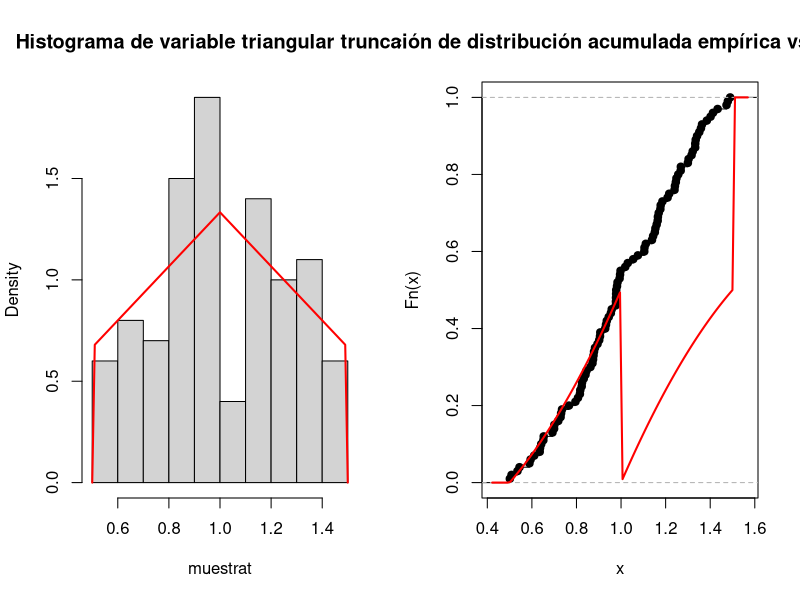

Here is the R script that generated this plot:
#FUNCION DE DENSIDAD DE LA TRIANGULAR DEL EJERCICIO 2.4
dtrianng = function(x) { 
    x *(0<x & x<=1) + (2-x) * (1<x & x<2)

}
p = 3/4

fdensidadt = function(x) { 
    4/3 * dtrianng(x) *(1/2<x & x<3/2)
}

Fdistribuciont = function(x) { 
    (2/3 * x^2-1/6) * (1/2<x & x<=1) + (-2/3 * x^2 + 8/3 * x - 2) * (1<x & x<3/2) + 1 * (x>=3/2)
}
# GENERO 100 VALORES DE UNA TRIANGULAR TRUNCADA
n = 100
muestrat = c()
set.seed(1)
while(length(muestrat) < n) {
    u = runif(1)
    x = ifelse(u < 1/2, sqrt(2*u), 2 - sqrt(2*(1-u)))
    if (1/2 < x & x < 3/2) {
        muestrat = c(muestrat, x)   
    }
}
print(muestrat)

# VEMOS SI ESTA MUESTRA SE AJUSTA A UNA TRIANGULAR TRUNCADA
par(mfrow=c(1,2))
hist(muestrat, freq = FALSE, main = "Histograma de variable triangular truncada")
curve(fdensidadt, add=TRUE, col="red", lwd=2)

plot(ecdf(muestrat), main = "Función de distribución acumulada empírica vs Teórica")
curve(Fdistribuciont, add=TRUE, col="red", lwd=2)

print(ks.test(muestrat, Fdistribuciont)) # ptriang es la función de distribución acumulada de la triangular
